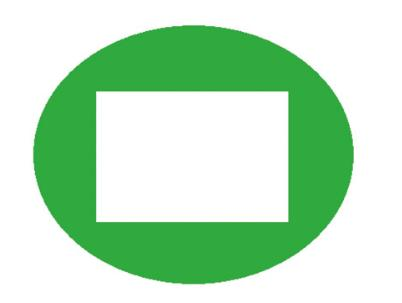
#> input picture images/rec_img.jpg, 402 x 303 px
$ python example29.py
#> lines starting #> are read from the running program, lines starting #| are printed output that depends on the picture; after the words box and inside, x2 and y2 are one past the last pixel; in counts of white or black regions, pixels touching at a corner belong together
import numpy as np
import cv2

file_name = "../images/rec_img.jpg"
img = cv2.imread(file_name)
#> img is the input picture: shape (303, 402, 3); mean B, G, R 191.7, 226.5, 186.9

hsv_img = cv2.cvtColor(img, cv2.COLOR_BGR2HSV)
#> hsv_img: shape (303, 402, 3); mean H, S, V 30.5, 59.9, 226.6
hsv_min = np.array((50, 150, 155), np.uint8)
hsv_max = np.array((70, 255, 200), np.uint8)
hsv_mask = cv2.inRange(hsv_img, hsv_min, hsv_max)
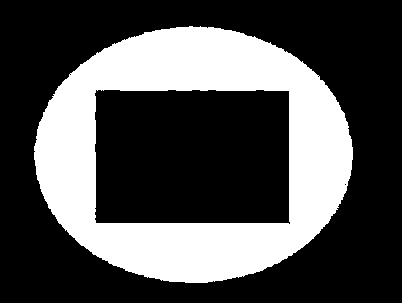
#> hsv_mask: shape (303, 402); 31.4% white; 1 white region

contours, hierarchy = cv2.findContours(hsv_mask,
                                       cv2.RETR_LIST,
                                       cv2.CHAIN_APPROX_SIMPLE)
#> contours = 5 contours, 3 with area under 20; largest, box (x1, y1, x2, y2) and area: (34, 26, 353, 283) 63316, (94, 89, 291, 225) 25882
for contour in contours:
    rect = cv2.minAreaRect(contour)

    box = cv2.boxPoints(rect)
    box = box.astype(int)

    cv2.drawContours(img, [box], -1, (255,0,0), 3)
#> this loop made 5 passes
#> (contour, rect, box) on passes 1, 3, 4: ([[344, 184], [345, 183], [346, 184], [345, 185]], ((345, 184), (1.41, 1.41), -45), [[345, 184], [344, 183], [345, 182], [346, 183]]), ([[317, 76], [318, 75], [319, 76], [318, 77]], ((318, 76), (1.41, 1.41), -45), [[318, 77], [317, 76], [318, 75], [319, 76]]), ([[69, 74], [70, 73], [71, 74], [70, 75]], ((70, 74), (1.41, 1.41), -45), [[70, 75], [69, 74], [70, 73], [71, 74]])
#> (rect, box) on passes 2, 5: (((192, 156.5), (135, 196), -90), [[290, 224], [94, 224], [94, 89], [290, 89]]), (((193.2, 154.3), (316.9, 256.9), -7.59), [[53, 302], [19, 47], [333, 6], [367, 260]])
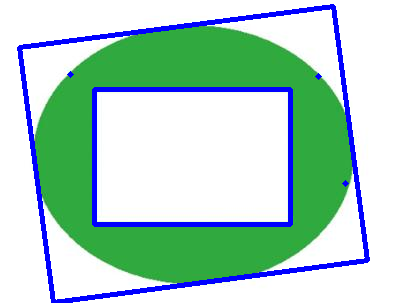
#> img: shape (303, 402, 3); 7.41% of pixels changed, all inside (x1, y1, x2, y2) = (17, 4, 370, 303)

cv2.imshow("contours", img)
cv2.waitKey()
cv2.destroyAllWindows()
